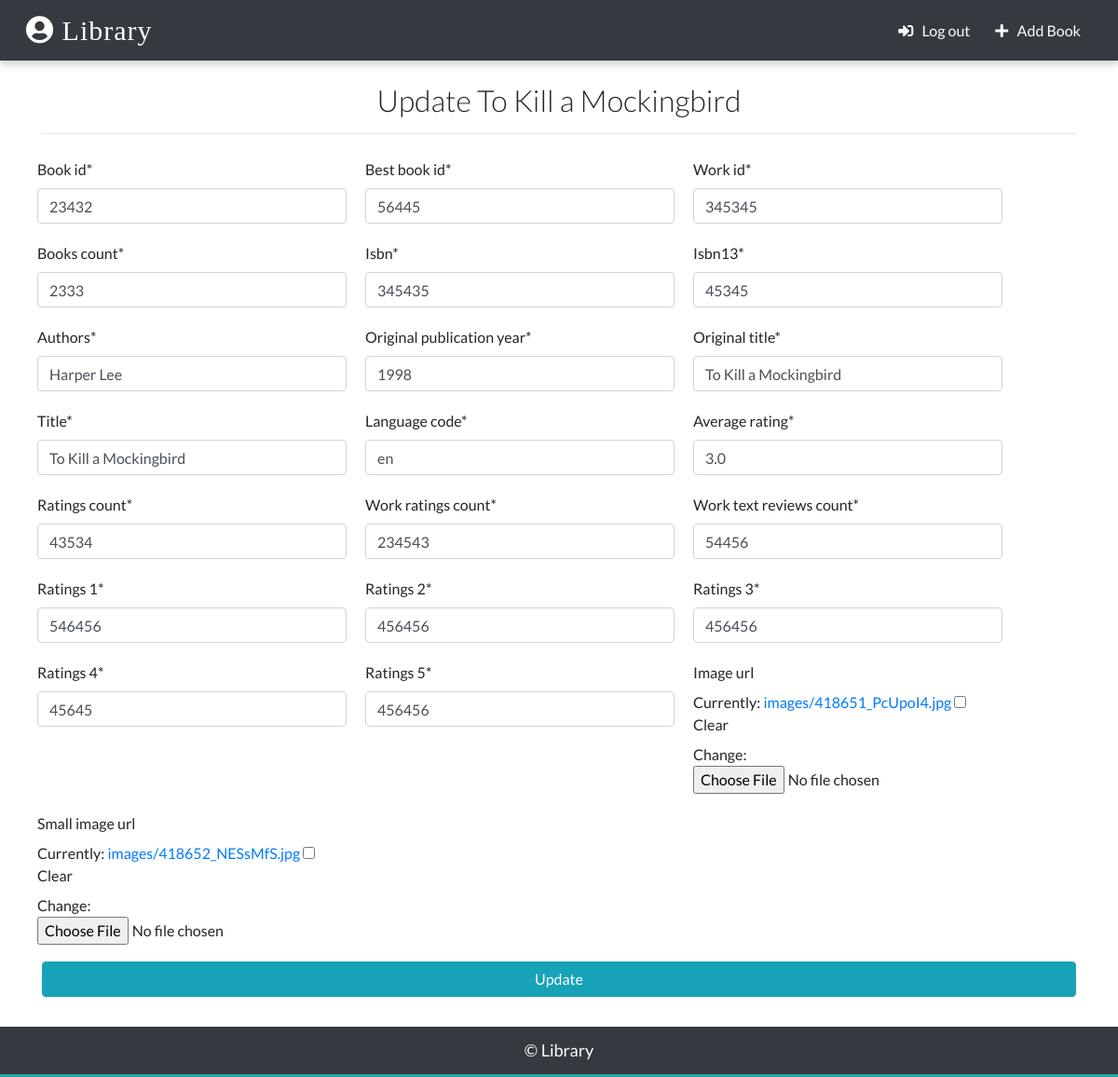
Page /library/update/2 (signed in) on the committed database.
### app/models.py (models this page shows)
class Book(models.Model):
    id	= models.AutoField(primary_key=True)
    book_id	= models.IntegerField()
    best_book_id	= models.IntegerField()
    work_id	= models.IntegerField()
    books_count	= models.IntegerField()
    isbn	= models.IntegerField()
    isbn13= models.IntegerField()
    authors	= models.CharField(max_length=50)
    original_publication_year	= models.IntegerField()
    original_title	= models.CharField(max_length=100)
    title	= models.CharField(max_length=100)
    language_code	= models.CharField(max_length=20)
    average_rating	= models.FloatField(max_length=3)
    ratings_count = models.IntegerField()
    work_ratings_count	= models.IntegerField()
    work_text_reviews_count	= models.IntegerField()
    ratings_1	= models.IntegerField()
    ratings_2	= models.IntegerField()
    ratings_3	= models.IntegerField()
    ratings_4	= models.IntegerField()
    ratings_5	= models.IntegerField()
    image_url	= models.ImageField(upload_to='images/', blank=True)
    small_image_url = models.ImageField(upload_to='images/', blank=True)
    def __str__(self):
        return self.title

### app/views.py (the view, shortened to what this page needs)
# urls.py: path('library/update/<int:pk>', views.BookUpdateView.as_view(), name = "update"),
class BookUpdateView(LoginRequiredMixin, UpdateView):
    model = Book
    template_name = 'update.html'
    fields = ['book_id','best_book_id',	'work_id',	'books_count',	'isbn',	'isbn13',	'authors',	'original_publication_year',	'original_title',	'title',	'language_code',	'average_rating',	'ratings_count',	'work_ratings_count',	'work_text_reviews_count',	'ratings_1',	'ratings_2',	'ratings_3',	'ratings_4',	'ratings_5',	'image_url',	'small_image_url']

### templates/update.html (shortened to what this page needs)
{% extends 'base.html' %}
{% load crispy_forms_tags %}
{% block content %}
{% if request.user.designation == "librarian" %}
<div class="container">
  <h2 class="heading font-weight-light text-center">Update {{ book }}</h2>
  <hr>
  </div>
  <div class="container">
    <form action="" method="POST" enctype="multipart/form-data">
    <div class="row">
        {{ form|crispy }}
    </div>
    <input type="submit" value="Update" class="btn btn-info w-100 text-white text-center my-2">
    </form>
  </div>
  {% else %}
  <div class="container">
    <h2 class="heading font-weight-light text-center">You don't have access to this page!</h2>
  </div>
  {% endif %}
{% endblock content %}

### static/css/main.css (style rules this page uses)
:root { --back: #29a7a6; --girl: #e64298; --boy: #2874dd; }
body { font-family: Lato, sans-serif; }

### templates/update.html (style rules this page uses)
.form-group { width: 30%; padding:5px; margin: 5px 5px 5px 5px; }

### rows in the picture
Book: title "To Kill a Mockingbird", book_id "23432", best_book_id "56445", work_id "345345", books_count "2333", isbn "345435", isbn13 "45345", authors "Harper Lee", original_publication_year "1998", original_title "To Kill a Mockingbird", language_code "en", average_rating "3.0", ratings_count "43534", work_ratings_count "234543", work_text_reviews_count "54456", ratings_1 "546456", ratings_2 "456456", ratings_3 "456456", ratings_4 "45645", ratings_5 "456456"
